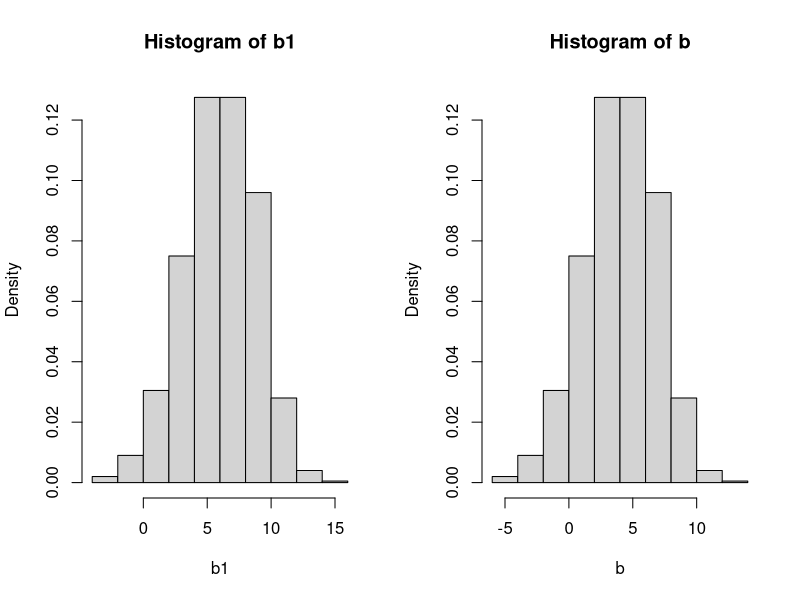
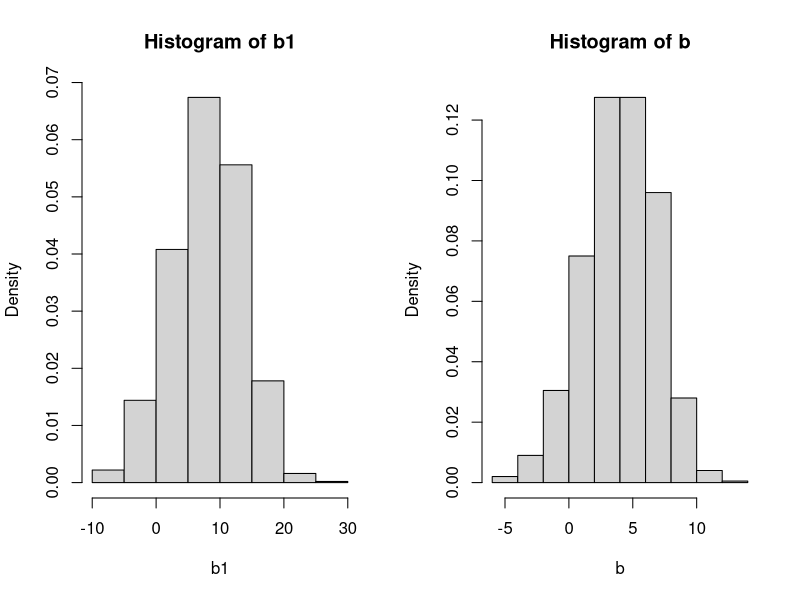
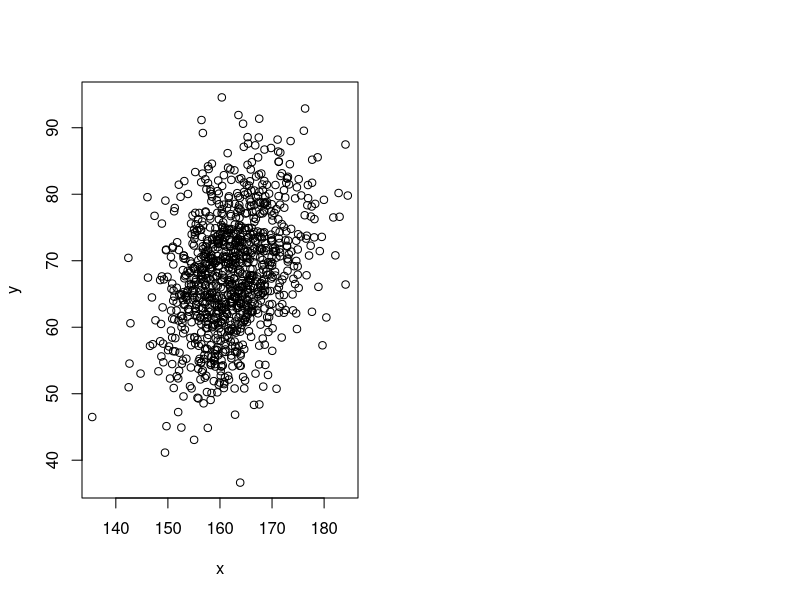
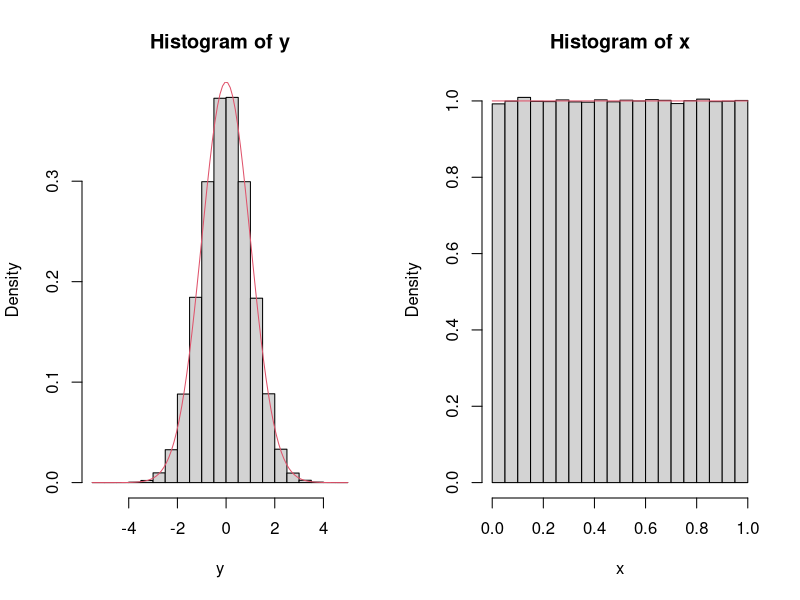

Source code (R) for these figures, in order:
## ---- chunk 1
knitr::opts_chunk$set(echo = TRUE)
## ---- chunk 2
#Create a sample with pdf N(4,3)
b <- rnorm(n=1000,4,3)
#Evaluate the mean and variance 
mean=mean(b)
var=var(b)
#Adds c=2 to each element of the sample 
c=2
b1=b+c
#Compare the mean and variance (since the standard deviation is the square of the variance) 
mean1=mean(b1)
var1=var(b1)
mean+c==mean1
var==var
par(mfrow=c(1,2))
hist(b1,freq = F)
hist(b,freq = F)

#multiply the valuse by c=2
b1=c*b
#Compare the mean and variance  
mean1=mean(b1)
var1=var(b1)
mean1==mean*c
var1==c**2*var
par(mfrow=c(1,2))
hist(b1,freq = F)
hist(b,freq = F)
## ---- chunk 3
y = rgamma(n=2, shape=2)
x = log(y)

median(x); log(median(y))
## ---- chunk 4
x = c(10, 8, 14, 7, 21, 44, 60)
mean(x); var(x)
## ---- chunk 5
#Evaluating the proportion of not admitted students using the comulative distribution function 
A_not_admitted=pnorm(400,mean=500,sd=100)
B_not_admitted=pnorm(400,mean=450,sd=100)
#This are the value of the proportion in % of the not admetted students 
A_not_admitted
B_not_admitted
#-------------------------------------------
#Since the total namber of student in each group it's the same we can evaluate the 
#propotion of not admitted student of group B among all the non admetted student like this: 
B_not_admitted/(A_not_admitted+B_not_admitted)
#-----------------------------------------------------
#Here we show that decreasing the threshold of the exam 
#the proportion of non admetted student coming from group B increase 
A_not_admitted=pnorm(300,mean=500,sd=100)
B_not_admitted=pnorm(300,mean=450,sd=100)
B_not_admitted/(A_not_admitted+B_not_admitted)

## ---- chunk 6
x = rnorm(1000, 162, 7)
y = rnorm(1000, 3+0.4*x, 8)
plot(x, y)
## ---- chunk 7
mean(x); mean(y); sd(x); sd(y)
## ---- chunk 8
cor(x, y)
## ---- chunk 9
#Generating a sample of one million of variable with standard normal distribution 
y=rnorm(1000000,mean=0,sd=1)
#Generating the sample of one million of random variable x that correspond to the cdf evaluated on y 
x=pnorm(y,mean=0,sd=1)
#Comparign the histogram of the two samples
par(mfrow=c(1,2))
hist(y,freq = F)
curve(dnorm(x, mean=0, sd=1), add=TRUE, lty=1, col=2) 
hist(x,freq = F)
curve(dunif(x), add=TRUE, lty=1, col=2) 
## ---- chunk 10
n <- 100000; z <- rnorm(n)
zneg <- 0; j <- 1

system.time( #time the original code
  for (i in 1:n) {
    if (z[i]<0) {
      zneg[j] <- z[i]
      j <- j + 1
    }
  }
)
## ---- chunk 11
system.time(
  opt_zneg <- z[z<0] #rewritten code
)
## ---- chunk 12
all(zneg == opt_zneg)
